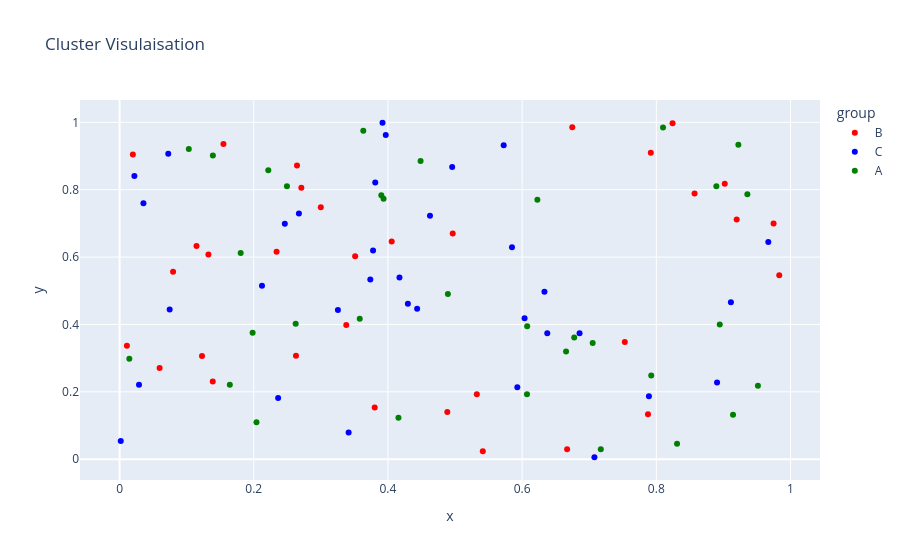

The code cell stored with this chart in its notebook:
### Code cell
df_cluster=pd.DataFrame({
    "x":np.random.rand(100),
    "y":np.random.rand(100),
    "group":np.random.choice(["A","B","C"],100)
})
print("The dataset is : ")
print(df_cluster)
## creat6ed a dataset and assigned a group to each row randomely

fig=px.scatter(df_cluster,x='x',y="y",color="group",title="Cluster Visulaisation",color_discrete_sequence=["red","blue","green"] )

fig.show()

### Figure 1 — Plotly figure (JSON) as saved in the notebook; plotly's stock layout.template omitted (floating-point values rounded to 4 significant figures)
{"data": [{"hovertemplate": "group=B<br>x=%{x}<br>y=%{y}<extra></extra>", "legendgroup": "B", "marker": {"color": "red", "symbol": "circle"}, "mode": "markers", "name": "B", "orientation": "v", "showlegend": true, "type": "scatter", "x": [0.2709, 0.2645, 0.2999, 0.2629, 0.7876, 0.9748, 0.0198, 0.8242, 0.1324, 0.5325, 0.4056, 0.7918, 0.1389, 0.9198, 0.05967, 0.4885, 0.01094, 0.234, 0.1229, 0.1548, 0.4966, 0.7531, 0.3511, 0.3379, 0.8571, 0.6748, 0.902, 0.6671, 0.07974, 0.3803, 0.5414, 0.1147, 0.9833], "xaxis": "x", "y": [0.8059, 0.8718, 0.7479, 0.3072, 0.1337, 0.6994, 0.9042, 0.9971, 0.6074, 0.1929, 0.6462, 0.9096, 0.2304, 0.7118, 0.2708, 0.1405, 0.3364, 0.6159, 0.3063, 0.9356, 0.6701, 0.3481, 0.6026, 0.3983, 0.7889, 0.9851, 0.8175, 0.02972, 0.5568, 0.1536, 0.02373, 0.6325, 0.5459], "yaxis": "y"}, {"hovertemplate": "group=C<br>x=%{x}<br>y=%{y}<extra></extra>", "legendgroup": "C", "marker": {"color": "blue", "symbol": "circle"}, "mode": "markers", "name": "C", "orientation": "v", "showlegend": true, "type": "scatter", "x": [0.6333, 0.07468, 0.789, 0.967, 0.8906, 0.3254, 0.4172, 0.6375, 0.7077, 0.03557, 0.4435, 0.2364, 0.6856, 0.2673, 0.07257, 0.4627, 0.00176, 0.5929, 0.3737, 0.9112, 0.3919, 0.02208, 0.3811, 0.6036, 0.4297, 0.3778, 0.5725, 0.5849, 0.3414, 0.2463, 0.3968, 0.2123, 0.4958, 0.02896], "xaxis": "x", "y": [0.4968, 0.4445, 0.1866, 0.6447, 0.228, 0.4432, 0.5391, 0.3741, 0.005769, 0.76, 0.4467, 0.1813, 0.3738, 0.7294, 0.9064, 0.7227, 0.05393, 0.2135, 0.5335, 0.4656, 0.9988, 0.8404, 0.8214, 0.4182, 0.4616, 0.6193, 0.9318, 0.629, 0.07958, 0.6993, 0.9626, 0.5152, 0.8678, 0.2207], "yaxis": "y"}, {"hovertemplate": "group=A<br>x=%{x}<br>y=%{y}<extra></extra>", "legendgroup": "A", "marker": {"color": "green", "symbol": "circle"}, "mode": "markers", "name": "A", "orientation": "v", "showlegend": true, "type": "scatter", "x": [0.358, 0.9223, 0.2495, 0.6777, 0.7052, 0.81, 0.3633, 0.6655, 0.9515, 0.9357, 0.9144, 0.2625, 0.8946, 0.6075, 0.1805, 0.1643, 0.8895, 0.6228, 0.8309, 0.2041, 0.3935, 0.1032, 0.139, 0.4157, 0.7173, 0.1983, 0.6072, 0.2217, 0.01457, 0.3901, 0.4894, 0.7924, 0.4487], "xaxis": "x", "y": [0.4167, 0.9337, 0.8106, 0.3612, 0.3452, 0.9845, 0.9746, 0.3196, 0.2177, 0.7863, 0.1316, 0.4023, 0.3995, 0.3947, 0.6124, 0.221, 0.8102, 0.7699, 0.04575, 0.1099, 0.7733, 0.9206, 0.9014, 0.1233, 0.02916, 0.3752, 0.193, 0.858, 0.2982, 0.7833, 0.4908, 0.2485, 0.885], "yaxis": "y"}], "layout": {"legend": {"title": {"text": "group"}, "tracegroupgap": 0}, "title": {"text": "Cluster Visulaisation"}, "xaxis": {"anchor": "y", "domain": [0, 1], "title": {"text": "x"}}, "yaxis": {"anchor": "x", "domain": [0, 1], "title": {"text": "y"}}}}
